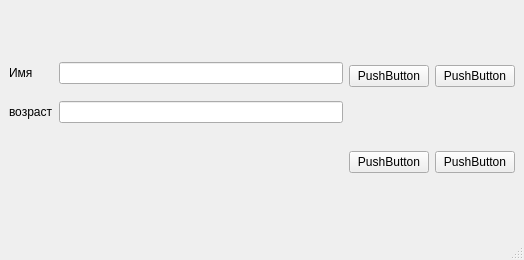
<?xml version="1.0" encoding="UTF-8"?>
<ui version="4.0">
 <class>MainWindow</class>
 <widget class="QMainWindow" name="MainWindow">
  <property name="geometry">
   <rect>
    <x>0</x>
    <y>0</y>
    <width>524</width>
    <height>260</height>
   </rect>
  </property>
  <property name="sizePolicy">
   <sizepolicy hsizetype="Expanding" vsizetype="Fixed">
    <horstretch>0</horstretch>
    <verstretch>0</verstretch>
   </sizepolicy>
  </property>
  <property name="windowTitle">
   <string>MainWindow</string>
  </property>
  <widget class="QWidget" name="centralwidget">
   <layout class="QGridLayout" name="gridLayout">
    <item row="0" column="1">
     <widget class="QPushButton" name="pushButton">
      <property name="text">
       <string>PushButton</string>
      </property>
     </widget>
    </item>
    <item row="1" column="2">
     <widget class="QPushButton" name="pushButton_4">
      <property name="text">
       <string>PushButton</string>
      </property>
     </widget>
    </item>
    <item row="1" column="1">
     <widget class="QPushButton" name="pushButton_3">
      <property name="text">
       <string>PushButton</string>
      </property>
     </widget>
    </item>
    <item row="0" column="2">
     <widget class="QPushButton" name="pushButton_2">
      <property name="text">
       <string>PushButton</string>
      </property>
     </widget>
    </item>
    <item row="0" column="0" rowspan="2">
     <layout class="QFormLayout" name="formLayout_2">
      <item row="1" column="0">
       <widget class="QLabel" name="label">
        <property name="text">
         <string>Имя</string>
        </property>
       </widget>
      </item>
      <item row="3" column="0">
       <widget class="QLabel" name="label_2">
        <property name="text">
         <string>возраст</string>
        </property>
       </widget>
      </item>
      <item row="1" column="1">
       <widget class="QLineEdit" name="lineEdit"/>
      </item>
      <item row="3" column="1">
       <widget class="QLineEdit" name="lineEdit_2"/>
      </item>
      <item row="2" column="1">
       <spacer name="verticalSpacer">
        <property name="orientation">
         <enum>Qt::Horizontal</enum>
        </property>
        <property name="sizeHint" stdset="0">
         <size>
          <width>10</width>
          <height>5</height>
         </size>
        </property>
       </spacer>
      </item>
     </layout>
    </item>
   </layout>
  </widget>
  <widget class="QMenuBar" name="menubar">
   <property name="geometry">
    <rect>
     <x>0</x>
     <y>0</y>
     <width>524</width>
     <height>24</height>
    </rect>
   </property>
  </widget>
  <widget class="QStatusBar" name="statusbar"/>
 </widget>
 <resources/>
 <connections/>
</ui>
